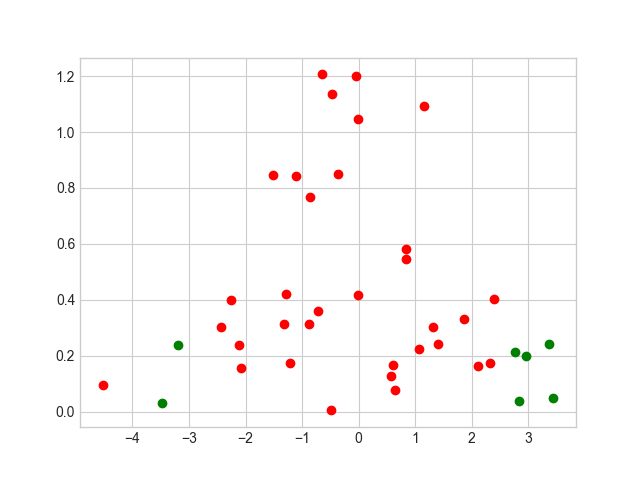

The script that drew this image:
from manim import *
import numpy
import matplotlib.pyplot as plt
from math import pi
from math import e


def norm(x, mu, sigma):
    return 1 / ((2 * pi) ** 0.5 * sigma) * e ** ((-((x - mu) ** 2)) / (2 * sigma**2))


def pdf(x):
    return 0.5 * norm(x, -3, 0.5) + 0.5 * norm(x, 3, 0.5)


n = int(input())
x = numpy.random.normal(0, 2, n)
y = numpy.zeros(n)
for i in range(n):
    y[i] = numpy.random.uniform(low=0, high=6.5 * norm(x[i], 0, 2), size=None)
filter = y <= pdf(x)
plt.style.use("seaborn-whitegrid")
plt.plot(x[filter], y[filter], "o", color="green")
plt.plot(x[~filter], y[~filter], "o", color="red")
plt.show()


class RejectionSampling(Scene):
    def construct(self):
        grid = Axes(
            x_range=[-5, 5, 1],
            y_range=[0, int(6.5 / (8 * pi) ** 0.5) + 1, 0.2],
        ).add_coordinates()
        graph = grid.plot(lambda x: pdf(x), color=GREEN)
        graph2 = grid.plot(lambda x: 6.5 * norm(x, 0, 2), color=YELLOW)
        self.add(grid, graph, graph2)
        text0=MathTex(r"f(x)=0.5\mathcal{N}(3,0.25)+0.5\mathcal{N}(-3,0.25)").shift(3*UP+3*RIGHT).scale(0.5)
        self.add(text0)
        self.play(Write(text0))
        text1=MathTex(r"g(x)=\mathcal{N}(0,4)").next_to(text0,DOWN).scale(0.5)
        self.add(text1)
        self.play(Write(text1))
        text2=MathTex(r"C=6.5").next_to(text1,DOWN).scale(0.5)
        self.add(text2)
        self.play(FadeIn(text2))
        for i in range(n):
            dot = Dot(color=WHITE).move_to(grid.c2p(x[i], 0, 0))
            self.add(dot)
            self.play(FadeIn(dot))
            START = grid.c2p(x[i], 0, 0)
            END = grid.c2p(x[i], 2, 0)
            line = DashedLine(START, END, color=BLUE)
            self.add(line)
            self.play(Create(line))
            if pdf(x[i]) >= y[i]:
                dot_0 = Dot(color=GREEN).move_to(grid.c2p(x[i], y[i], 0))
                self.add(dot_0)
                self.play(FadeIn(dot_0))
            else:
                dot_0 = Dot(color=RED).move_to(grid.c2p(x[i], y[i], 0))
                self.add(dot_0)
                self.play(FadeIn(dot_0))
                cross = Cross(scale_factor=0.1).move_to(dot)
                self.add(cross)
                dot.set_opacity(0.2)
